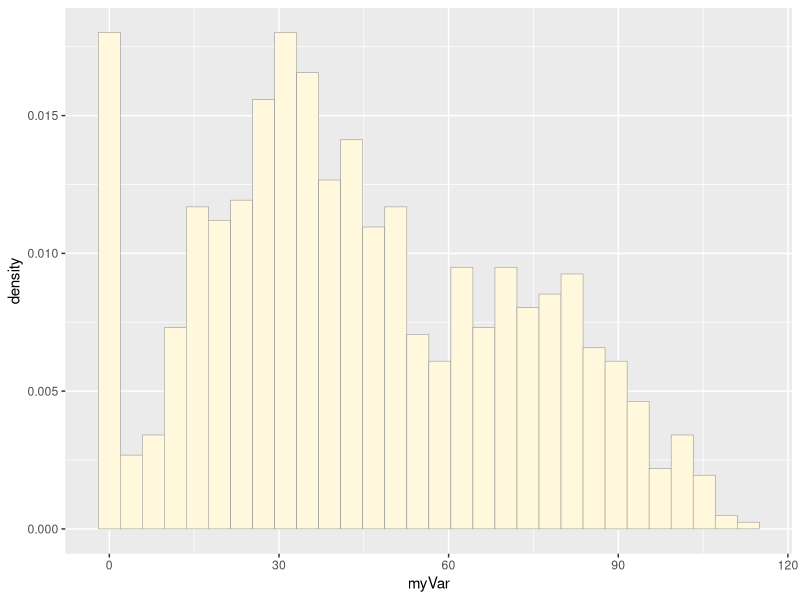
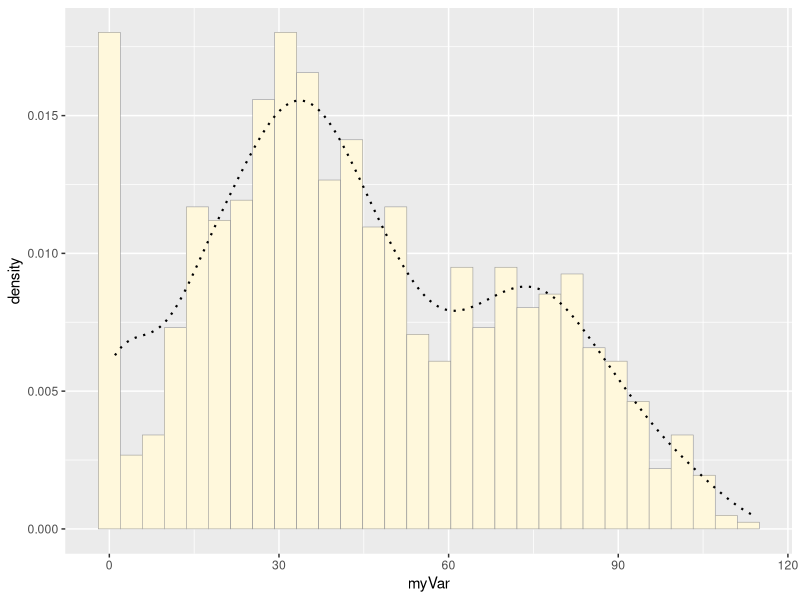
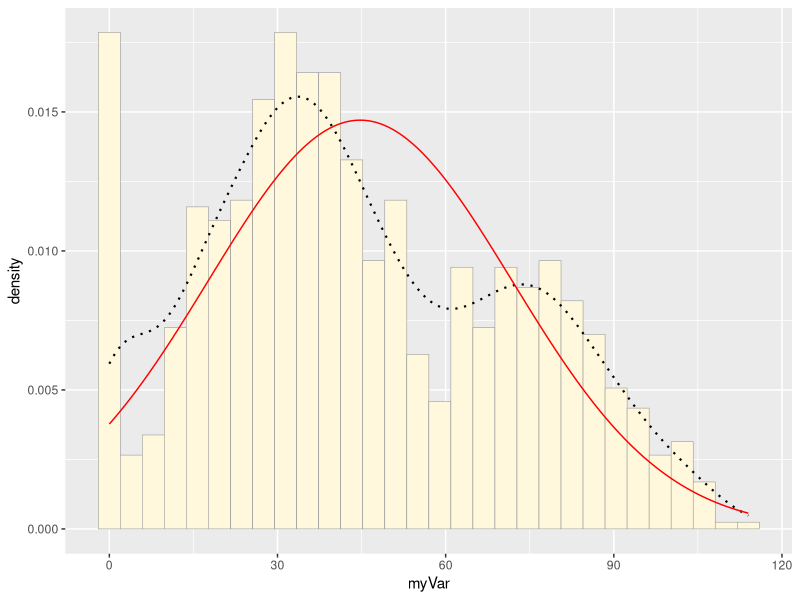
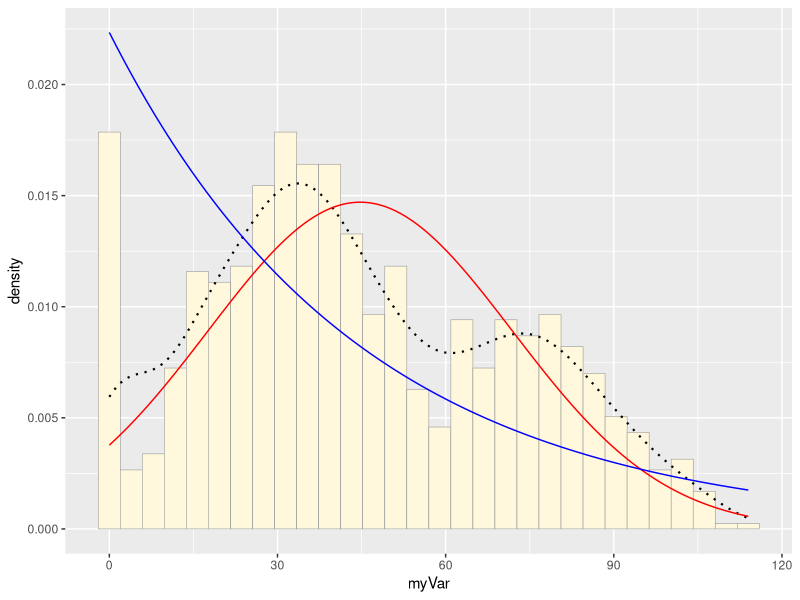
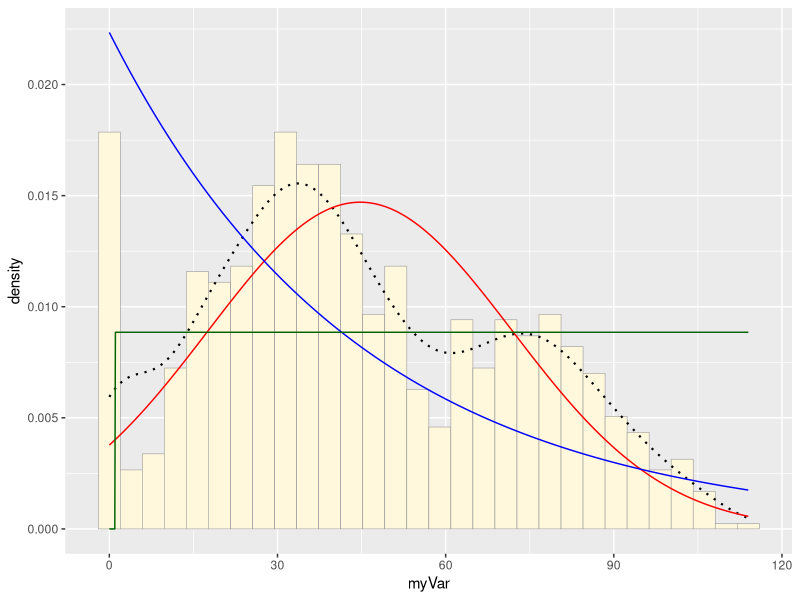
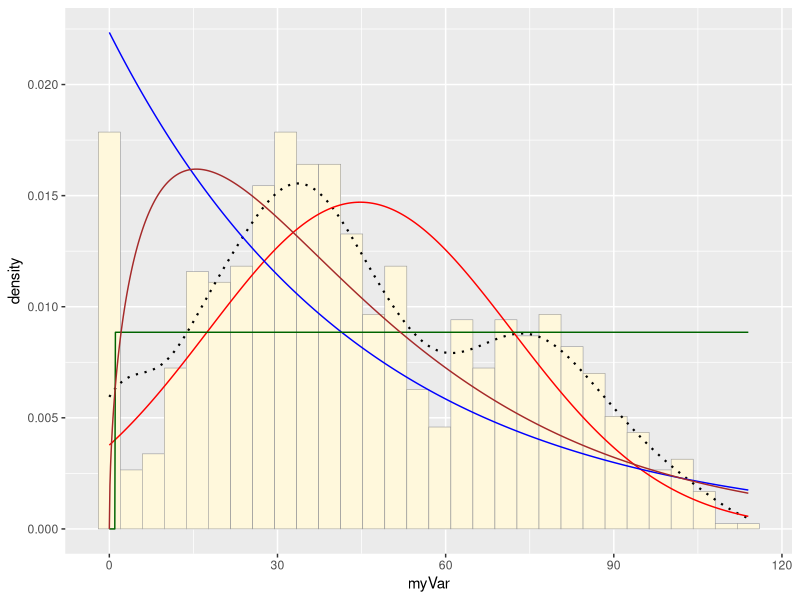
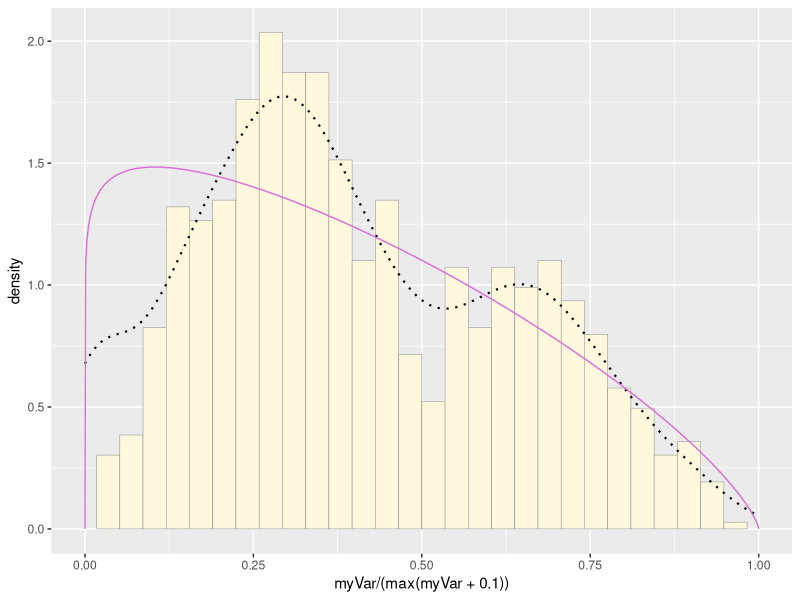
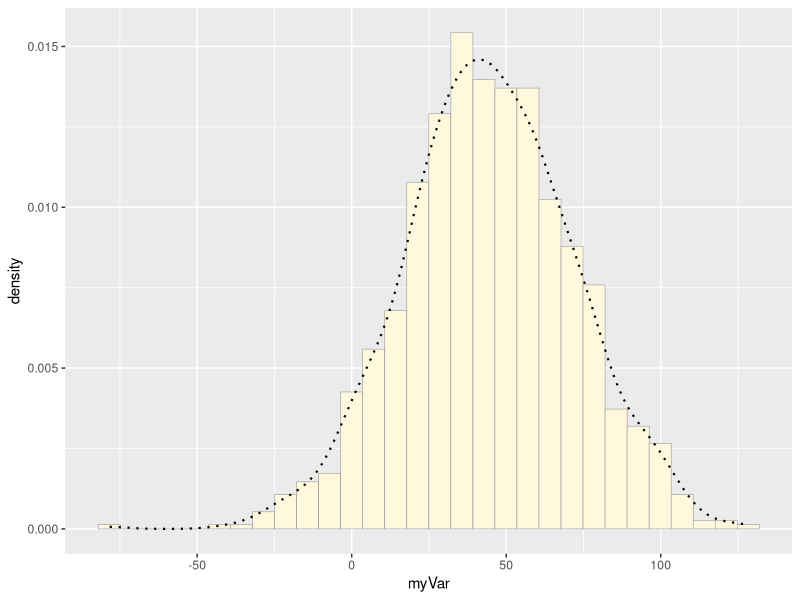

The R source for these figures, in order:
## ---- chunk 1
library(ggplot2) # for graphics
library(MASS) # for maximum likelihood estimation
## ---- chunk 2

z <- read.table("F1offspring.txt",header=TRUE,sep="\t", stringsAsFactors=FALSE) #is a TSV
str(z)

#add ID column and offspring count to new dataframe
z <- data.frame(1:nrow(z),z$offspring) 
names(z) <- list("ID","myVar")

#remove NAs
z <- na.omit(z)

#Add 1 to each because of gamma distribution
z$myVar <- z[,2] + 1  
summary(z)

#To illustrate, we will generate some fake data here:
# quick and dirty, a truncated normal distribution to work on the solution set
# 
# z <- rnorm(n=3000,mean=0.2)
# z <- data.frame(1:3000,z)
# names(z) <- list("ID","myVar")
# z <- z[z$myVar>0,]
# str(z)
# summary(z$myVar)
## ---- chunk 3
p1 <- ggplot(data=z, aes(x=myVar, y=..density..)) +
  geom_histogram(color="grey60",fill="cornsilk",size=0.2) 
print(p1) #plots just the histogram of the data
## ---- chunk 4
p1 <-  p1 +  geom_density(linetype="dotted",size=0.75)
print(p1) #add empirical density curve
## ---- chunk 5
#fit data to normal and print parameters
normPars <- fitdistr(z$myVar,"normal")
print(normPars)
str(normPars)
normPars$estimate["mean"] # note structure of getting a named attribute
## ---- chunk 6
#Save values of distribution parameters as variables to construct normal distribution plot
meanML <- normPars$estimate["mean"]
sdML <- normPars$estimate["sd"]

xval <- seq(0,max(z$myVar),len=length(z$myVar))

 stat <- stat_function(aes(x = xval, y = ..y..), fun = dnorm, colour="red", n = length(z$myVar), args = list(mean = meanML, sd = sdML))
 p1 + stat  #Adds normal curve to plot
## ---- chunk 7
#Fit data to exponential distribution
#Save paramters as valyes
expoPars <- fitdistr(z$myVar,"exponential")
rateML <- expoPars$estimate["rate"]

stat2 <- stat_function(aes(x = xval, y = ..y..), fun = dexp, colour="blue", n = length(z$myVar), args = list(rate=rateML))
 p1 + stat + stat2  #adds exponential curve to plot
## ---- chunk 8
stat3 <- stat_function(aes(x = xval, y = ..y..), fun = dunif, colour="darkgreen", n = length(z$myVar), args = list(min=min(z$myVar), max=max(z$myVar)))
 p1 + stat + stat2 + stat3  #adds uniform curve to plot
## ---- chunk 9
#Pass data to distribution and save parameters as variables for constructing a plot
gammaPars <- fitdistr(z$myVar,"gamma")
shapeML <- gammaPars$estimate["shape"]
rateML <- gammaPars$estimate["rate"]

stat4 <- stat_function(aes(x = xval, y = ..y..), fun = dgamma, colour="brown", n = length(z$myVar), args = list(shape=shapeML, rate=rateML))
 p1 + stat + stat2 + stat3 + stat4 #Adds gamma curve to plot
## ---- chunk 10
#Create another plot of data, but so that distribution is between 0 and 1, the last line adds the normla curve
pSpecial <- ggplot(data=z, aes(x=myVar/(max(myVar + 0.1)), y=..density..)) +
  geom_histogram(color="grey60",fill="cornsilk",size=0.2) +
  xlim(c(0,1)) +
  geom_density(size=0.75,linetype="dotted")

#pass data to beta distribution and save parameters as vars
betaPars <- fitdistr(x=z$myVar/max(z$myVar + 0.1),start=list(shape1=1,shape2=2),"beta")
shape1ML <- betaPars$estimate["shape1"]
shape2ML <- betaPars$estimate["shape2"]

#Construct the beta curve
statSpecial <- stat_function(aes(x = xval, y = ..y..), fun = dbeta, colour="orchid", n = length(z$myVar), args = list(shape1=shape1ML,shape2=shape2ML))
pSpecial + statSpecial  #plots beta curve onto plot
## ---- chunk 11
#Let's pass the data to the normal distribution to get parameters
#fit data to normal and print parameters
normPars <- fitdistr(z$myVar,"normal")
print(normPars)
str(normPars)
normPars$estimate["mean"] 

#Save values of distribution parameters as variables to construct normal distribution plot
meanML <- normPars$estimate["mean"]
sdML <- normPars$estimate["sd"]

#Create same amount of samples as in original data
#but using the normal distribution MLH parameters to 
#simulate this new data set
x <- rnorm(nrow(z), mean = meanML, sd = sdML)
typeof(x)
x <- data.frame(1:nrow(z),x) 
names(x) <- list("ID","myVar")

#Make a histogram and add the probabulity density cruve
plot_norm <- ggplot(data=x, aes(x=myVar, y=..density..)) +
  geom_histogram(color="grey60",fill="cornsilk",size=0.2) + 
  geom_density(linetype="dotted",size=0.75)
print(plot_norm)

#Simulate a gamma distribution
#Pass data to distribution and save parameters as variables for constructing a plot
gammaPars <- fitdistr(z$myVar,"gamma")
shapeML <- gammaPars$estimate["shape"]
rateML <- gammaPars$estimate["rate"]
y <- sort(rgamma(n = nrow(z), shape = shapeML, scale = rateML))
y <- data.frame(1:nrow(z), y)
names(y) <- list("ID", "myVar")

plot_gamma <- ggplot(data=y, aes(x=myVar, y=..density..)) +
  geom_histogram(color="grey60",fill="cornsilk",size=0.2) + 
  geom_density(linetype="dotted",size=0.75)
print(plot_gamma)



 
 #plot just the histogram of the original data
p2 <- ggplot(data=z, aes(x=myVar, y=..density..)) +
  geom_histogram(color="grey60",fill="cornsilk",size=0.2) + 
  geom_density(linetype="dotted",size=0.75)
print(p2) 
